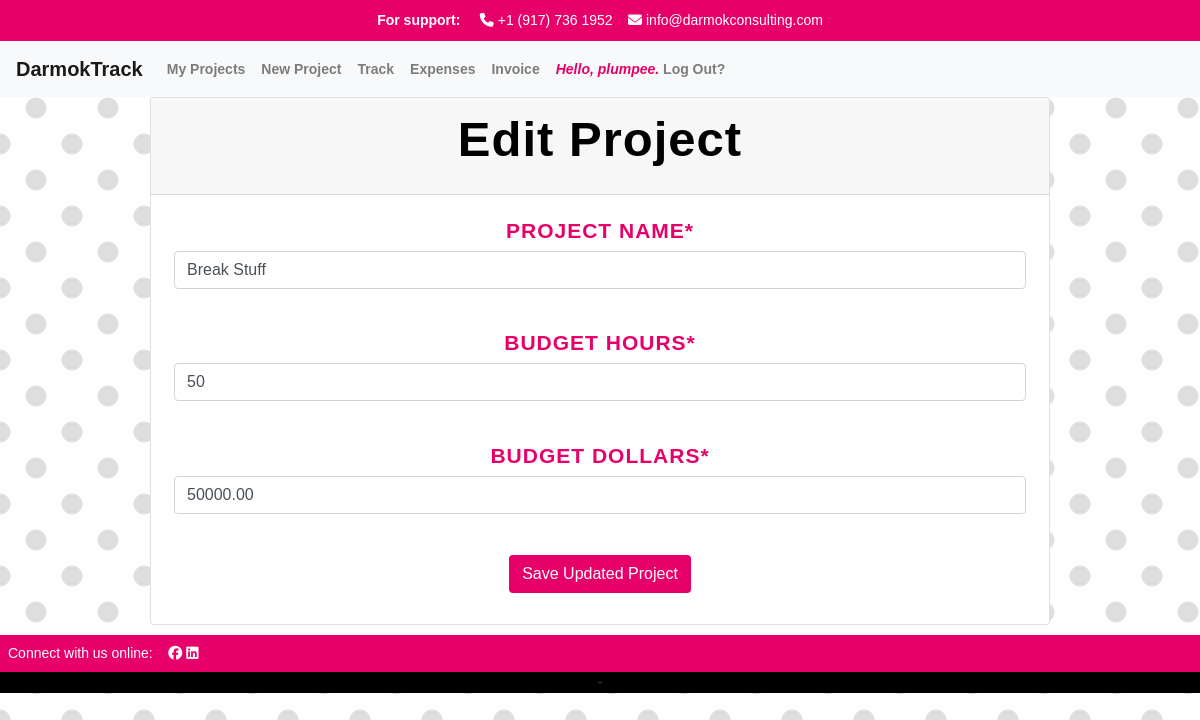
Page /track/edit_project/2 (signed in) on the committed database.
### apps/track/models.py (models this page shows, shortened)
class User(AbstractUser):
    def __str__(self):
        return self.username

class Project(models.Model):
    project_manager = models.ForeignKey(User, related_name='project_manager', on_delete=models.CASCADE)
    name = models.CharField("Project Name", max_length=250)
    start = models.DateTimeField(auto_now_add=True)
    customer = models.CharField(max_length=250)
    budget_hours = models.IntegerField(default=0)
    budget_dollars = models.DecimalField(max_digits=10, decimal_places=2, default=0.00)
    is_active = models.BooleanField("Active", default=True)
    projects = models.ForeignKey(User, blank=True, related_name="project_list", on_delete=models.CASCADE)
    time_models = models.ManyToManyField(TimeModel, related_name='projects')
    class Meta:
        ordering = ['-start']

### apps/track/views.py (the view, shortened to what this page needs)
# urls.py: path("track/edit_project/<int:pk>", views.edit_project.as_view(), name="edit_project"),
class edit_project(UpdateView):
    model = Project
    template_name = "track/edit_project.html"
    fields = ['name', 'budget_hours', 'budget_dollars',]

### apps/track/templates/track/edit_project.html (shortened to what this page needs)
{% extends "track/layout.html" %}
{% load static %}
{% block body %}
    {% load crispy_forms_tags %}
    {% if user.is_authenticated %}
    <div class="card w-75">
        <div class="card-header" id="headingOne">
            <h1>Edit Project</h1>
        </div>
        <div class="card-body">
            <h3>
    <form method="POST" id="update_project">
        {{ form.name|as_crispy_field }}
        <br>
        {{ form.budget_hours|as_crispy_field}}
        <br>
        {{ form.budget_dollars|as_crispy_field }}
        <br>
        <button type="submit" class="btn btn-darmok">Save Updated Project</button>
    </form>
    {% endif %}
</h3>
</div>
</div>
{% endblock %}

### apps/track/templates/track/layout.html (shortened to what this page needs)
{% load static %}
<!DOCTYPE html>
<html lang="en">
    <head>
      <link rel="stylesheet" href="https://stackpath.bootstrapcdn.com/bootstrap/4.4.1/css/bootstrap.min.css">
        <link href="{% static '/styles.css' %}" rel="stylesheet">
    </head>
    <body>
        <div class="top-bar">
            <strong>For support:</strong> &nbsp;&nbsp;&nbsp;
            <i class="fa-solid fa-phone"></i> +1 (917) 736 1952&nbsp;&nbsp;&nbsp;
            <i class="fa-solid fa-envelope"></i> info@darmokconsulting.com
        </div>
        <nav class="navbar navbar-expand-lg navbar-light bg-light">
            <a class="navbar-brand" href="{% url 'index' %}">DarmokTrack</a>
                <div class="collapse navbar-collapse" id="navbarSupportedContent">
                  <ul class="navbar-nav mr-auto">
                    {% if user.is_authenticated %}
                    <li class="nav-item">
                        <a class="nav-link" href="{% url 'projects' %}">My Projects</a>
                    <li class="nav-item">
                        <a class="nav-link" href="{% url 'create_project' %}">New Project</a>
                    </li>
                    <li class="nav-item">
                        <a class="nav-link" href="#">Track</a>
                    </li>
                    <li class="nav-item">
                        <a class="nav-link" href="#">Expenses</a>
                    </li>
                    <li class="nav-item">
                        <a class="nav-link" href="#">Invoice</a>
                    </li>
                    <li class="nav-item">
                        <a class="nav-link" href="{% url 'logout' %}"><em class="greeting">Hello, {{ user.username }}.</em> Log Out?</a>
                    </li>
                {% endif %}
                </div>
            </nav>
        <div class="body">
            {% block body %}
            {% endblock %}
        </div>
        <div class="footer">
            <footer class="text-center text-lg-start text-dark">
                <section class="foot-bar d-flex p-2">
                    <div>
                        Connect with us online: &nbsp;&nbsp;&nbsp;
                    </div>
                    <div class="foot-bar">
                        <a href="https://www.facebook.com/darmokconsulting"><i class="fa-brands fa-facebook white"></i></a>
                        <a href="https://www.linkedin.com/company/darmok-consulting"><i class="fa-brands fa-linkedin white"></i></a>
                    </div>
                </section>
                 -
        </div>
    </body>
</html>

### apps/track/static/styles.css (style rules this page uses)
body { font-family: Helvetica, Arial, Lucida, sans-serif; font-size: 14px; color: #666; background-image: radial-gradient(rgb(222, 222, 222) 19.2%, transparent 21.6%), radial-gradient(rgb(222, 222, 222) 19.2%, transparent 21.6%); background-position: 0px 0px, 36px 36px; background-size: 72px 72px; background-color: rgb(255, 255, 255); }
a { color: #e7006a; }
h1 { font-family: 'Fjalla One', Arial, Helvetica, sans-serif; font-weight: 700; font-size: 3.5em; letter-spacing: 1px; color: #000; padding-bottom: 5px; text-align: center; }
h3 { font-family: 'Fjalla One', Helvetica, Arial, Lucida, sans-serif; font-size: 1.5em; font-weight: 700; text-transform: uppercase; color: #e7006a; letter-spacing: 1px; text-align: center; padding: 3px; }
.btn-darmok { color: white !important; background-color: #e7006a !important; }
.nav-item { font-weight: bold; }
.top-bar { background-color: #e7006a; color: #fff; text-align: center; padding: 10px; }
footer { background-color: #000; color: #fff; text-align: center; }
.foot-bar { background-color: #e7006a; color: #fff; }
.white { color: #fff; }
.greeting { color: #e7006a; }
.card { margin: 0 auto; float: none; margin-bottom: 10px; }
.navbar-brand { font-weight: bold; font-family: 'Fjalla One', Arial, Helvetica, sans-serif; }
.card-header { background-color: #f7f7f7; }

### rows in the picture
User: username "plumpee"
Project: name "Break Stuff", budget_hours "50", budget_dollars "50000.00"
